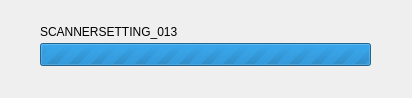
<?xml version="1.0" encoding="UTF-8"?>
<ui version="4.0">
 <class>DeviceConnectionDialog</class>
 <widget class="QDialog" name="DeviceConnectionDialog">
  <property name="geometry">
   <rect>
    <x>0</x>
    <y>0</y>
    <width>412</width>
    <height>98</height>
   </rect>
  </property>
  <property name="windowTitle">
   <string>COMMON_001</string>
  </property>
  <property name="windowIcon">
   <iconset resource="icons/icon.qrc">
    <normaloff>:/escan2_app.ico</normaloff>:/escan2_app.ico</iconset>
  </property>
  <property name="toolTip">
   <string notr="true"/>
  </property>
  <widget class="QLabel" name="Select_label">
   <property name="geometry">
    <rect>
     <x>40</x>
     <y>20</y>
     <width>331</width>
     <height>23</height>
    </rect>
   </property>
   <property name="text">
    <string>SCANNERSETTING_013</string>
   </property>
  </widget>
  <widget class="QProgressBar" name="scan_progressBar">
   <property name="geometry">
    <rect>
     <x>40</x>
     <y>43</y>
     <width>331</width>
     <height>23</height>
    </rect>
   </property>
   <property name="acceptDrops">
    <bool>false</bool>
   </property>
   <property name="maximum">
    <number>0</number>
   </property>
   <property name="value">
    <number>-1</number>
   </property>
   <property name="textVisible">
    <bool>false</bool>
   </property>
   <property name="invertedAppearance">
    <bool>false</bool>
   </property>
  </widget>
 </widget>
 <resources>
  <include location="icons/icon.qrc"/>
 </resources>
 <connections/>
 <slots>
  <slot>Initialize()</slot>
 </slots>
</ui>
